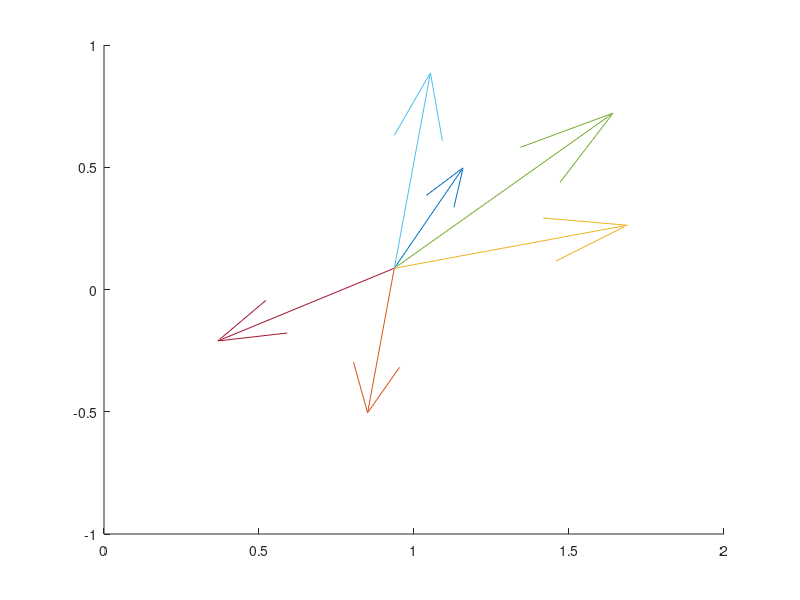

Reproduce this figure in MATLAB.
cla
hold on
p1 = rand(3,1);
d1 = rand(3,2);

quiver3(p1(1),p1(2),p1(3),d1(1,1),d1(2,1),d1(3,1))
quiver3(p1(1),p1(2),p1(3),d1(1,2),d1(2,2),d1(3,2))

[q,r] = qr(d1);
r_new = [r [0 0 1]'];

d1_new = q*r_new
% cross(d1(:,1),d1(:,2))/norm(d1(:,1))/norm(d1(:,2));
d1_3 = d1_new(:,3);


quiver3(p1(1),p1(2),p1(3),d1_3(1),d1_3(2),d1_3(3))

d1_new'*d1_new


d2 = rand(3,2);

quiver3(p1(1),p1(2),p1(3),d2(1,1),d2(2,1),d2(3,1))
quiver3(p1(1),p1(2),p1(3),d2(1,2),d2(2,2),d2(3,2))

[q,r] = qr(d2);
r_new = [r [0 0 1]'];

d2_new = q*r_new
% cross(d2(:,1),d2(:,2))/norm(d2(:,1))/norm(d2(:,2));
d2_3 = d2_new(:,3);


quiver3(p1(1),p1(2),p1(3),d2_3(1),d2_3(2),d2_3(3))

d2_new'*d2_new

F = d1_new*inv(d2_new)